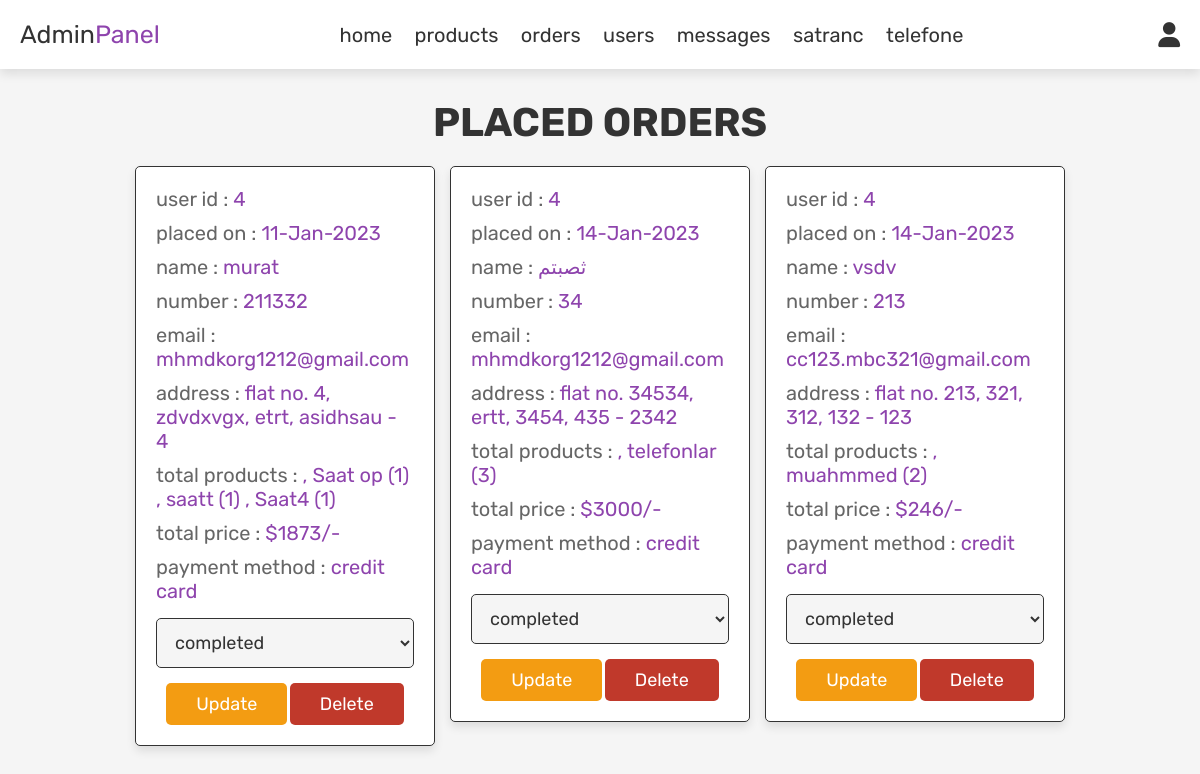
Screenshot of /aa/admin_orders.php (signed in) with the database file from the repository.
### tables this page shows
CREATE TABLE `orders` (
  `id` int(100) NOT NULL,
  `user_id` int(100) NOT NULL,
  `name` varchar(100) NOT NULL,
  `number` varchar(12) NOT NULL,
  `email` varchar(100) NOT NULL,
  `method` varchar(50) NOT NULL,
  `address` varchar(500) NOT NULL,
  `total_products` varchar(1000) NOT NULL,
  `total_price` int(100) NOT NULL,
  `placed_on` varchar(50) NOT NULL,
  `payment_status` varchar(20) NOT NULL DEFAULT 'pending'
);

### aa/admin_orders.php (the view, shortened to what this page needs)
<?php
include 'config.php';
?>
<!DOCTYPE html>
<html lang="en">
<head>
   <link rel="stylesheet" href="https://cdnjs.cloudflare.com/ajax/libs/font-awesome/6.0.0/css/all.min.css">
   <link rel="stylesheet" href="css/admin_style.css">
</head>
<body>
<?php include 'admin_header.php'; ?>
<section class="orders">
   <h1 class="title">placed orders</h1>
   <div class="box-container">
      <?php
      $select_orders = mysqli_query($conn, "SELECT * FROM `orders`") or die('query failed');
      if(mysqli_num_rows($select_orders) > 0){
         while($fetch_orders = mysqli_fetch_assoc($select_orders)){
      ?>
      <div class="box">
         <p> user id : <span><?php echo $fetch_orders['user_id']; ?></span> </p>
         <p> placed on : <span><?php echo $fetch_orders['placed_on']; ?></span> </p>
         <p> name : <span><?php echo $fetch_orders['name']; ?></span> </p>
         <p> number : <span><?php echo $fetch_orders['number']; ?></span> </p>
         <p> email : <span><?php echo $fetch_orders['email']; ?></span> </p>
         <p> address : <span><?php echo $fetch_orders['address']; ?></span> </p>
         <p> total products : <span><?php echo $fetch_orders['total_products']; ?></span> </p>
         <p> total price : <span>$<?php echo $fetch_orders['total_price']; ?>/-</span> </p>
         <p> payment method : <span><?php echo $fetch_orders['method']; ?></span> </p>
         <form action="" method="post">
            <select name="update_payment">
               <option value="" selected disabled><?php echo $fetch_orders['payment_status']; ?></option>
            </select>
            <input type="submit" value="update" name="update_order" class="option-btn">
            <a href="admin_orders.php?delete=<?php echo $fetch_orders['id']; ?>" onclick="return confirm('delete this order?');" class="delete-btn">delete</a>
         </form>
      </div>
      <?php
         }
      }else{
         echo '<p class="empty">no orders placed yet!</p>';
      }
      ?>
   </div>
</section>
</body>
</html>

### aa/css/admin_style.css (style rules this page uses)
:root { --purple:#8e44ad; --red:#c0392b; --orange:#f39c12; --black:#333; --white:#fff; --light-color:#666; --light-white:#ccc; --light-bg:#f5f5f5; --border:.1rem solid var(--black); --box-shadow:0 .5rem 1rem rgba(0,0,0,.1); }
* { font-family: 'Rubik', sans-serif; margin:0; padding:0; box-sizing: border-box; outline: none; border:none; text-decoration: none; transition:all .2s linear; }
html { font-size: 62.5%; overflow-x: hidden; }
body { background-color: var(--light-bg); }
section { padding:3rem 2rem; }
.title { text-align: center; margin-bottom: 2rem; text-transform: uppercase; color:var(--black); font-size: 4rem; }
.btn, .option-btn, .delete-btn, .white-btn { display: inline-block; margin-top: 1rem; padding:1rem 3rem; cursor: pointer; color:var(--white); font-size: 1.8rem; border-radius: .5rem; text-transform: capitalize; }
.option-btn { background-color: var(--orange); }
.delete-btn { background-color: var(--red); }
.orders .box-container { display: grid; grid-template-columns: repeat(auto-fit, 30rem); justify-content: center; gap:1.5rem; max-width: 1200px; margin:0 auto; align-items: flex-start; }
.orders .box-container .box { background-color: var(--white); padding:2rem; border:var(--border); box-shadow: var(--box-shadow); border-radius: .5rem; }
.orders .box-container .box p { padding-bottom: 1rem; font-size: 2rem; color:var(--light-color); }
.orders .box-container .box p span { color:var(--purple); }
.orders .box-container .box form { text-align: center; }
.orders .box-container .box form select { border-radius: .5rem; margin:.5rem 0; width: 100%; background-color: var(--light-bg); border:var(--border); padding:1.2rem 1.4rem; font-size: 1.8rem; color:var(--black); }

### rows the page displays
orders: user "4", placed_on "11-Jan-2023", name "murat", number "211332", email "mhmdkorg1212@gmail.com", address "flat no. 4, zdvdxvgx, etrt, asidhsau - 4", total_products ", Saat op (1) , saatt (1) , Saat4 (1)", total_price "1873", method "credit card", update_payment "completed"
orders: user "4", placed_on "14-Jan-2023", name "ثصبتم", number "34", email "mhmdkorg1212@gmail.com", address "flat no. 34534, ertt, 3454, 435 - 2342", total_products ", telefonlar (3)", total_price "3000", method "credit card", update_payment "completed"
orders: user "4", placed_on "14-Jan-2023", name "vsdv", number "213", email "cc123.mbc321@gmail.com", address "flat no. 213, 321, 312, 132 - 123", total_products ", muahmmed (2)", total_price "246", method "credit card", update_payment "completed"
